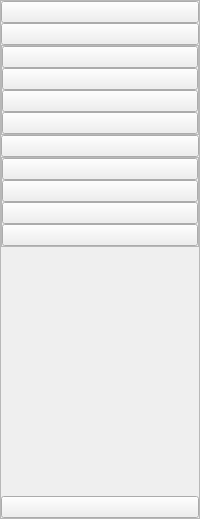
          <widget class="QFrame" name="icon_only_frame">
           <property name="styleSheet">
            <string notr="true"/>
           </property>
           <property name="frameShape">
            <enum>QFrame::StyledPanel</enum>
           </property>
           <property name="frameShadow">
            <enum>QFrame::Raised</enum>
           </property>
           <layout class="QVBoxLayout" name="verticalLayout_8">
            <property name="spacing">
             <number>0</number>
            </property>
            <property name="leftMargin">
             <number>0</number>
            </property>
            <property name="topMargin">
             <number>0</number>
            </property>
            <property name="rightMargin">
             <number>0</number>
            </property>
            <property name="bottomMargin">
             <number>0</number>
            </property>
            <item>
             <layout class="QVBoxLayout" name="verticalLayout_4">
              <property name="spacing">
               <number>0</number>
              </property>
              <item>
               <widget class="QPushButton" name="file_btn">
                <property name="text">
                 <string/>
                </property>
                <property name="icon">
                 <iconset resource="../resources/image.qrc">
                  <normaloff>:/icon/png-24.png</normaloff>:/icon/png-24.png</iconset>
                </property>
                <property name="iconSize">
                 <size>
                  <width>24</width>
                  <height>24</height>
                 </size>
                </property>
                <property name="checkable">
                 <bool>true</bool>
                </property>
                <property name="autoExclusive">
                 <bool>true</bool>
                </property>
               </widget>
              </item>
              <item>
               <widget class="QPushButton" name="Equalizer_btn">
                <property name="text">
                 <string/>
                </property>
                <property name="icon">
                 <iconset resource="../resources/image.qrc">
                  <normaloff>:/icon/equalizer.png</normaloff>:/icon/equalizer.png</iconset>
                </property>
                <property name="iconSize">
                 <size>
                  <width>24</width>
                  <height>24</height>
                 </size>
                </property>
                <property name="checkable">
                 <bool>true</bool>
                </property>
                <property name="autoExclusive">
                 <bool>true</bool>
                </property>
               </widget>
              </item>
              <item>
               <widget class="QFrame" name="frame_9">
                <property name="frameShape">
                 <enum>QFrame::StyledPanel</enum>
                </property>
                <property name="frameShadow">
                 <enum>QFrame::Raised</enum>
                </property>
                <layout class="QVBoxLayout" name="verticalLayout_2">
                 <property name="spacing">
                  <number>0</number>
                 </property>
                 <property name="leftMargin">
                  <number>0</number>
                 </property>
                 <property name="topMargin">
                  <number>0</number>
                 </property>
                 <property name="rightMargin">
                  <number>0</number>
                 </property>
                 <property name="bottomMargin">
                  <number>0</number>
                 </property>
                 <item>
                  <widget class="QPushButton" name="Resize_btn">
                   <property name="text">
                    <string/>
                   </property>
                   <property name="icon">
                    <iconset resource="../resources/image.qrc">
                     <normaloff>:/icon/increase.png</normaloff>:/icon/increase.png</iconset>
                   </property>
                   <property name="iconSize">
                    <size>
                     <width>24</width>
                     <height>24</height>
                    </size>
                   </property>
                   <property name="checkable">
                    <bool>true</bool>
                   </property>
                   <property name="autoExclusive">
                    <bool>true</bool>
                   </property>
                  </widget>
                 </item>
                 <item>
                  <widget class="QPushButton" name="Color_btn">
                   <property name="text">
                    <string/>
                   </property>
                   <property name="icon">
                    <iconset resource="../resources/image.qrc">
                     <normaloff>:/icon/colors.png</normaloff>:/icon/colors.png</iconset>
                   </property>
                   <property name="iconSize">
                    <size>
                     <width>24</width>
                     <height>24</height>
                    </size>
                   </property>
                   <property name="checkable">
                    <bool>true</bool>
                   </property>
                   <property name="autoExclusive">
                    <bool>true</bool>
                   </property>
                  </widget>
                 </item>
                 <item>
                  <widget class="QPushButton" name="Contrast_btn">
                   <property name="text">
                    <string/>
                   </property>
                   <property name="icon">
                    <iconset resource="../resources/image.qrc">
                     <normaloff>:/icon/contrast-24 (1).png</normaloff>:/icon/contrast-24 (1).png</iconset>
                   </property>
                   <property name="iconSize">
                    <size>
                     <width>25</width>
                     <height>25</height>
                    </size>
                   </property>
                   <property name="checkable">
                    <bool>true</bool>
                   </property>
                   <property name="autoExclusive">
                    <bool>true</bool>
                   </property>
                  </widget>
                 </item>
                 <item>
                  <widget class="QPushButton" name="Histogram_btn">
                   <property name="text">
                    <string/>
                   </property>
                   <property name="icon">
                    <iconset resource="../resources/image.qrc">
                     <normaloff>:/icon/histogram.png</normaloff>:/icon/histogram.png</iconset>
                   </property>
                   <property name="iconSize">
                    <size>
                     <width>24</width>
                     <height>24</height>
                    </size>
                   </property>
                   <property name="checkable">
                    <bool>true</bool>
                   </property>
                   <property name="autoExclusive">
                    <bool>true</bool>
                   </property>
                  </widget>
                 </item>
                </layout>
               </widget>
              </item>
              <item>
               <widget class="QPushButton" name="Editing_btn">
                <property name="text">
                 <string/>
                </property>
                <property name="icon">
                 <iconset resource="../resources/image.qrc">
                  <normaloff>:/icon/edit-image-24.png</normaloff>:/icon/edit-image-24.png</iconset>
                </property>
                <property name="iconSize">
                 <size>
                  <width>24</width>
                  <height>24</height>
                 </size>
                </property>
                <property name="checkable">
                 <bool>true</bool>
                </property>
                <property name="autoExclusive">
                 <bool>true</bool>
                </property>
               </widget>
              </item>
              <item>
               <widget class="QFrame" name="frame_10">
                <property name="frameShape">
                 <enum>QFrame::StyledPanel</enum>
                </property>
                <property name="frameShadow">
                 <enum>QFrame::Raised</enum>
                </property>
                <layout class="QVBoxLayout" name="verticalLayout_3">
                 <property name="spacing">
                  <number>0</number>
                 </property>
                 <property name="leftMargin">
                  <number>0</number>
                 </property>
                 <property name="topMargin">
                  <number>0</number>
                 </property>
                 <property name="rightMargin">
                  <number>0</number>
                 </property>
                 <property name="bottomMargin">
                  <number>0</number>
                 </property>
                 <item>
                  <widget class="QPushButton" name="insertimg_btn">
                   <property name="text">
                    <string/>
                   </property>
                   <property name="icon">
                    <iconset resource="../resources/image.qrc">
                     <normaloff>:/icon/image.png</normaloff>:/icon/image.png</iconset>
                   </property>
                   <property name="iconSize">
                    <size>
                     <width>24</width>
                     <height>24</height>
                    </size>
                   </property>
                   <property name="checkable">
                    <bool>true</bool>
                   </property>
                   <property name="autoExclusive">
                    <bool>true</bool>
                   </property>
                  </widget>
                 </item>
                 <item>
                  <widget class="QPushButton" name="Cut_btn">
                   <property name="text">
                    <string/>
                   </property>
                   <property name="icon">
                    <iconset resource="../resources/image.qrc">
                     <normaloff>:/icon/crop.png</normaloff>:/icon/crop.png</iconset>
                   </property>
                   <property name="iconSize">
                    <size>
                     <width>24</width>
                     <height>24</height>
                    </size>
                   </property>
                   <property name="checkable">
                    <bool>true</bool>
                   </property>
                   <property name="autoExclusive">
                    <bool>true</bool>
                   </property>
                  </widget>
                 </item>
                 <item>
                  <widget class="QPushButton" name="Delate_btn">
                   <property name="text">
                    <string/>
                   </property>
                   <property name="icon">
                    <iconset resource="../resources/image.qrc">
                     <normaloff>:/icon/user.png</normaloff>:/icon/user.png</iconset>
                   </property>
                   <property name="iconSize">
                    <size>
                     <width>24</width>
                     <height>24</height>
                    </size>
                   </property>
                   <property name="checkable">
                    <bool>true</bool>
                   </property>
                   <property name="autoExclusive">
                    <bool>true</bool>
                   </property>
                  </widget>
                 </item>
                 <item>
                  <widget class="QPushButton" name="collage_btn">
                   <property name="text">
                    <string/>
                   </property>
                   <property name="icon">
                    <iconset resource="../resources/image.qrc">
                     <normaloff>:/icon/collage.png</normaloff>:/icon/collage.png</iconset>
                   </property>
                   <property name="iconSize">
                    <size>
                     <width>24</width>
                     <height>24</height>
                    </size>
                   </property>
                   <property name="checkable">
                    <bool>true</bool>
                   </property>
                   <property name="autoExclusive">
                    <bool>true</bool>
                   </property>
                  </widget>
                 </item>
                </layout>
               </widget>
              </item>
             </layout>
            </item>
            <item>
             <spacer name="verticalSpacer">
              <property name="orientation">
               <enum>Qt::Vertical</enum>
              </property>
              <property name="sizeHint" stdset="0">
               <size>
                <width>20</width>
                <height>249</height>
               </size>
              </property>
             </spacer>
            </item>
            <item>
             <widget class="QPushButton" name="Setting_btn">
              <property name="text">
               <string/>
              </property>
              <property name="icon">
               <iconset resource="../resources/image.qrc">
                <normaloff>:/icon/setting.png</normaloff>:/icon/setting.png</iconset>
              </property>
              <property name="iconSize">
               <size>
                <width>24</width>
                <height>24</height>
               </size>
              </property>
             </widget>
            </item>
           </layout>
          </widget>
